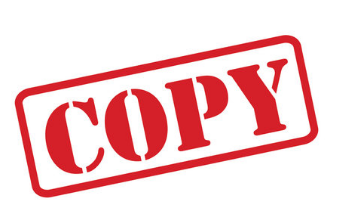
#> input picture DATA/copy.PNG, 346 x 218 px, given in place of kopek.jpg, which was not available
$ jupyter execute blending_pasting.ipynb
#> lines starting #> are read from the running program, lines starting #| are printed output that depends on the picture; after the words box and inside, x2 and y2 are one past the last pixel; in counts of white or black regions, pixels touching at a corner belong together; pictures that were not available may be replaced by others from this repository, and a replacement may not be noted
[cell 1]
import cv2
import numpy as np
from matplotlib import pyplot as plt

[cell 2]
img = cv2.imread("DATA\\kopek.jpg")
#> img is the input picture: shape (218, 346, 3); mean B, G, R 211.5, 209.8, 246
img2 = cv2.imread("DATA\\watermark_no_copy.png")
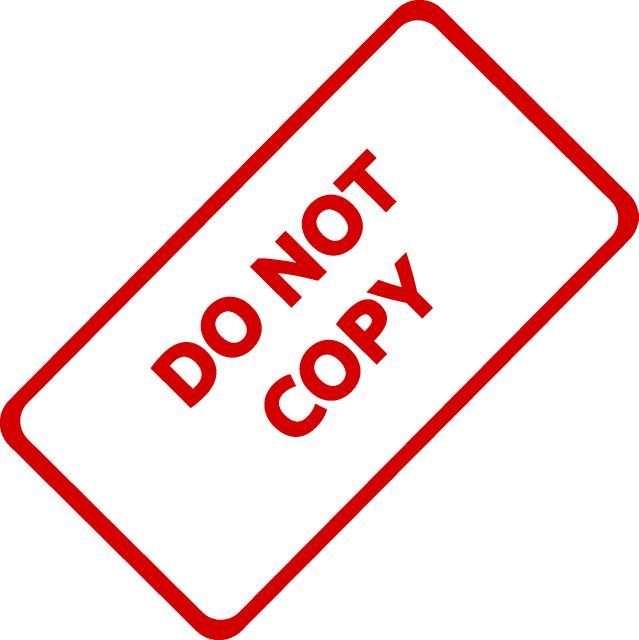
#> input picture DATA/watermark_no_copy.png, 1277 x 1280 px, found by its file name (shown at 1/2 size)
#> img2 is the input picture: shape (1280, 1277, 3); mean B, G, R 226.7, 226.7, 250.2

[cell 3]
img_rgb = cv2.cvtColor(img,cv2.COLOR_BGR2RGB)
img2_rgb = cv2.cvtColor(img2,cv2.COLOR_BGR2RGB)

[cell 4]
plt.imshow(img_rgb)

[cell 5]
plt.imshow(img2_rgb)

[cell 6]
img_rgb.shape
#> Out = (218, 346, 3)

[cell 7]
img2_rgb.shape
#> Out = (1280, 1277, 3)

[cell 8]
img_rgb = cv2.resize(img_rgb,(1200,1200)) #görüntünün yükseklik ve genişlik değerleri değiştirildi
#> img_rgb: shape (1200, 1200, 3)
img2_rgb = cv2.resize(img2_rgb,(1200,1200))
#> img2_rgb: shape (1200, 1200, 3)

[cell 9]
img_rgb.shape
#> Out = (1200, 1200, 3)

[cell 10]
blended = cv2.addWeighted(src1 = img_rgb , alpha = 0.5 , src2 = img2_rgb ,beta=0.5 ,gamma = 0)
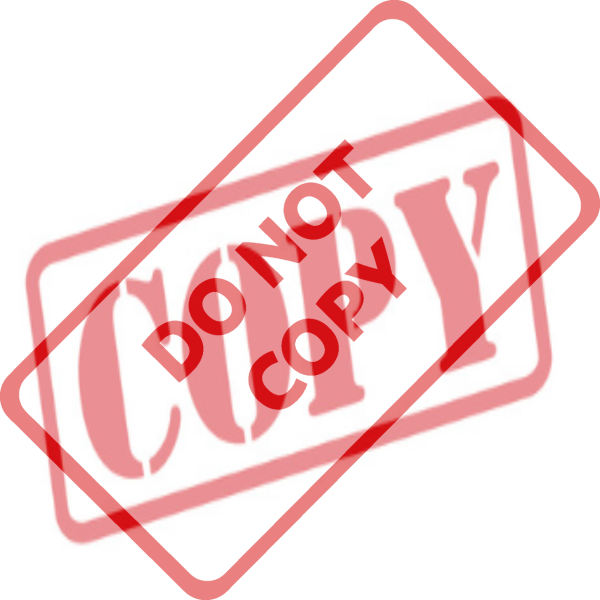
#> blended: shape (1200, 1200, 3) (shown at 1/2 size); mean R, G, B 248.1, 218.3, 219.1

[cell 11]
plt.imshow(blended)

[cell 12]
img2_rgb = cv2.resize(img2_rgb ,  (600,600))
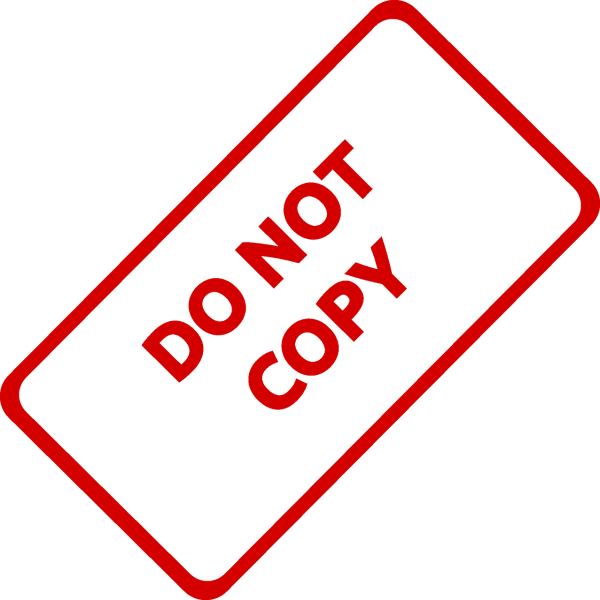
#> img2_rgb: shape (600, 600, 3); mean R, G, B 250.2, 226.7, 226.7

[cell 13]
plt.imshow(img_rgb)

[cell 14]
plt.imshow(img2_rgb)

[cell 15]
img_rgb[0:600 , 0:600] = img2_rgb
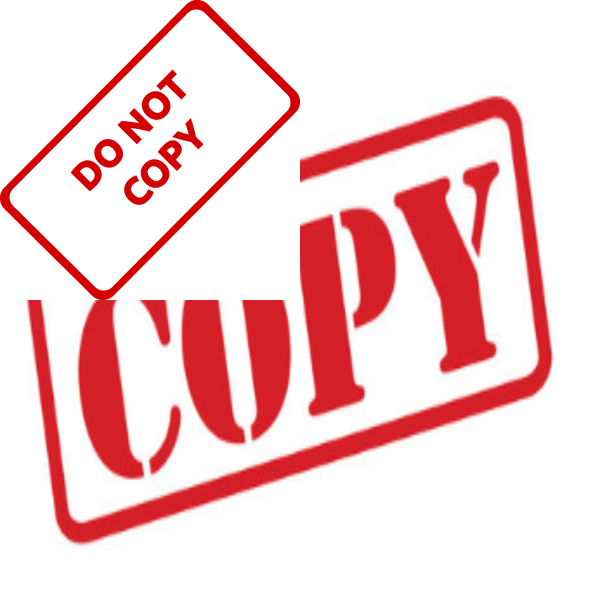
#> img_rgb: shape (1200, 1200, 3) (shown at 1/2 size); mean R, G, B 246.1, 209.4, 210.8

[cell 16]
plt.imshow(img_rgb)

[cell 17]
roi = img_rgb[0:720 ,600:1200]
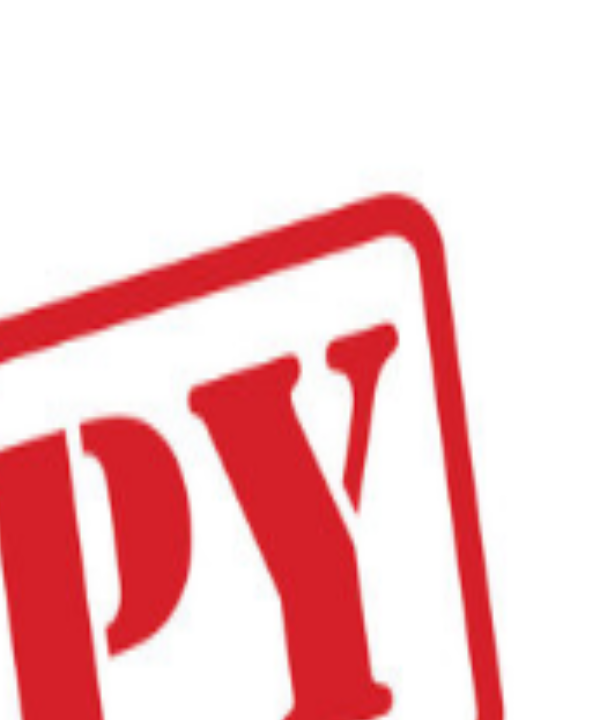
#> roi: shape (720, 600, 3); mean R, G, B 243.8, 198.7, 200.8

[cell 18]
plt.imshow(roi)

[cell 19]
imggray = cv2.cvtColor(img2_rgb , cv2.COLOR_RGB2GRAY)
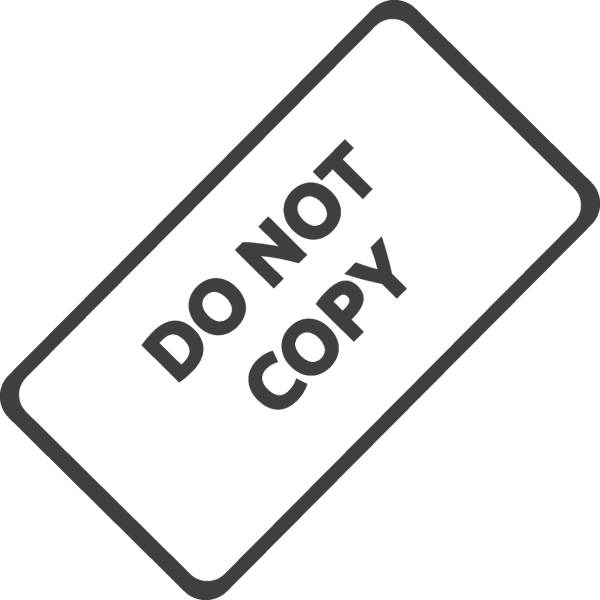
#> imggray: shape (600, 600); min 63, max 255, mean 233.7

[cell 20]
plt.imshow(imggray , cmap = "gray")

[cell 21]
mask_gray = cv2.bitwise_not(imggray)
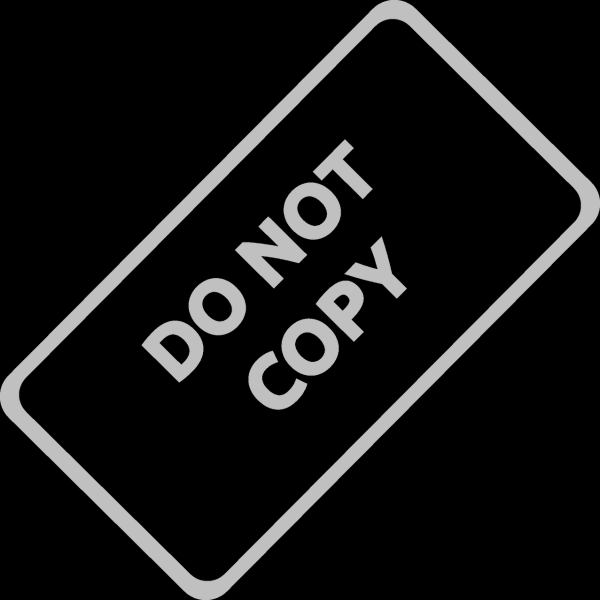
#> mask_gray: shape (600, 600); min 0, max 192, mean 21.3

[cell 22]
plt.imshow(mask_gray , cmap = "gray")

[cell 23]
mask_gray.shape
#> Out = (600, 600)

[cell 24]
white_background = np.full((600,600,3),255 , dtype = np.uint8)

[cell 25]
white_background

[cell 26]
white_background.shape

[cell 27]
bk = cv2.bitwise_or(white_background , white_background , mask=mask_gray)
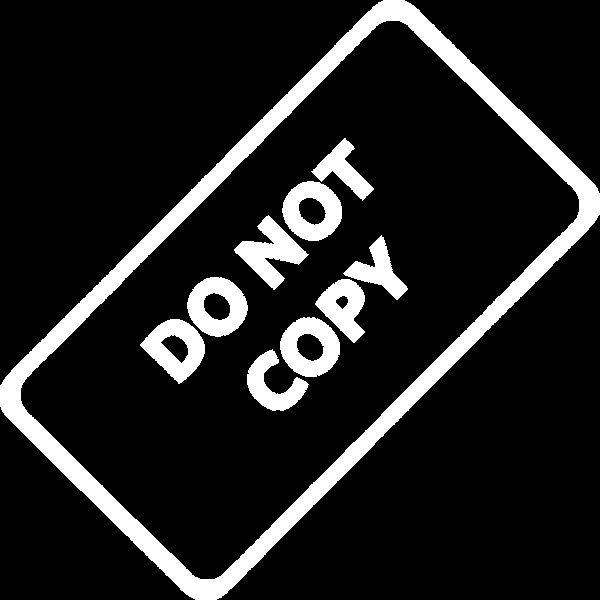
#> bk: shape (600, 600, 3); 12.9% white; 10 white regions, largest, box (x1, y1, x2, y2) and area: (0, 0, 600, 600) 29002, (234, 215, 309, 290) 2284, (187, 277, 248, 337) 2224
#> white_background: shape (600, 600, 3); every value is 255

[cell 28]
plt.imshow(bk)

[cell 29]
fg = cv2.bitwise_or(img2_rgb , img2_rgb , mask = mask_gray)
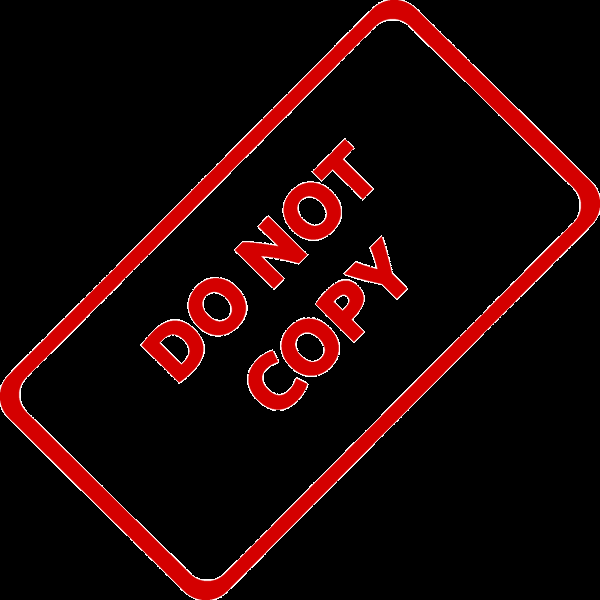
#> fg: shape (600, 600, 3); mean R, G, B 28.2, 4.7, 4.7

[cell 30]
plt.imshow(fg)

[cell 31]
roi.shape
#> Out = (720, 600, 3)

[cell 32]
fg.shape
#> Out = (600, 600, 3)

[cell 33]
roi = img_rgb[ 120 : 720 , 600 : 1200 ]
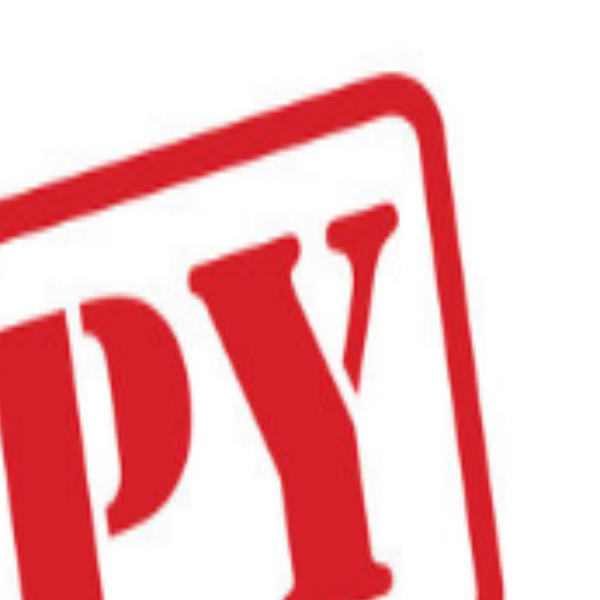
#> roi: shape (600, 600, 3); mean R, G, B 241.6, 187.4, 189.9

[cell 34]
final_roi = cv2.bitwise_or(roi , fg)
